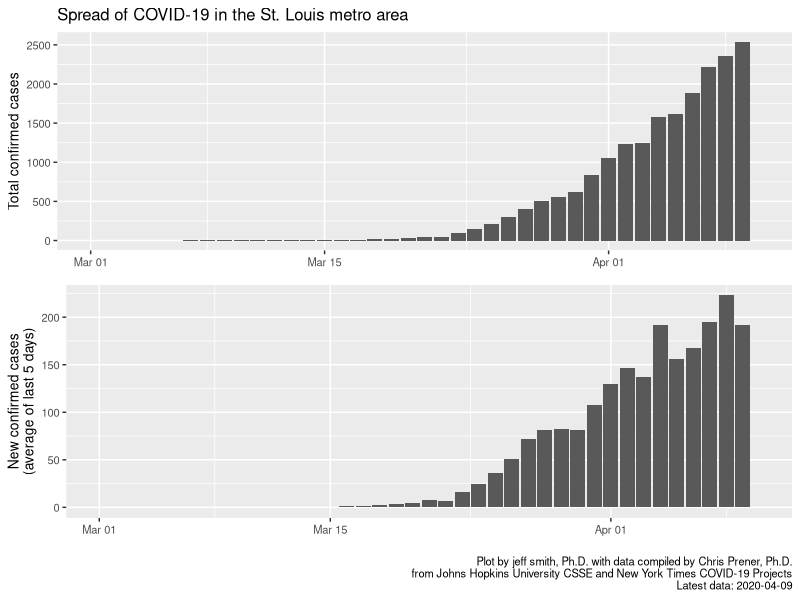
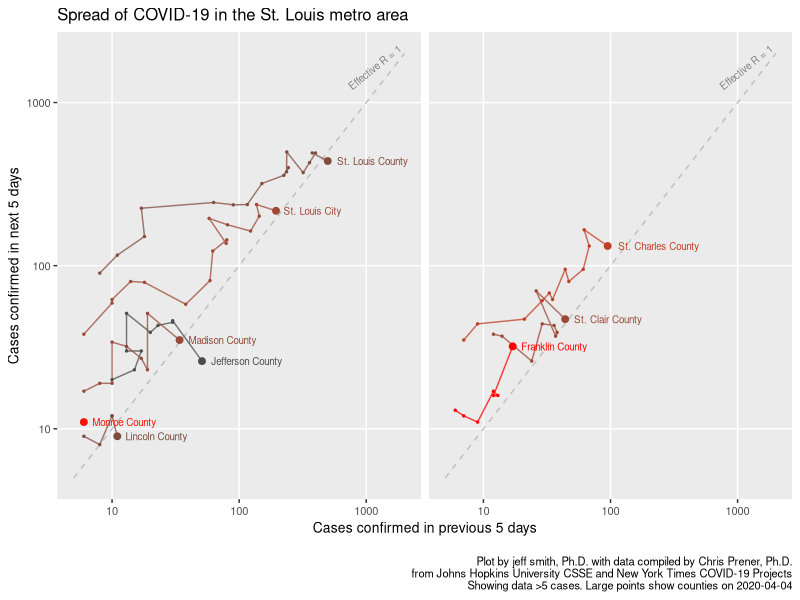

Source code (R) for these figures, in order:
# Epidemiological dynamics of COVID-19 in the St Louis metropolitan area
# jeff smith 2020

# Plot data
# - cumulative cases vs time
# - new cases (in last X days) vs time
# 
# - map current cases by zip
# - cumulative deaths
# - new deaths
# 

# Dependencies
library("readr")
library("dplyr")
library("lubridate")
library("ggplot2")
library("gtable")

#
# Load and process data
#

data_counties <- read_csv("data/county_stl.csv") %>%
	rename(cases = confirmed) %>%
	mutate(date = ymd(report_date)) %>%
	select(date, cases, county) %>%
	filter(
		(date >= "2020-03-02") & 
		county %in% c(
			"St. Louis City", "St. Louis", "St. Charles", "Jefferson", 
			"Madison", "St. Clair", "Monroe", 
			"Lincoln", "Warren", "Franklin", "Clinton", "Jersey"
		)
	) %>%
	mutate(county = ifelse(!grepl("City", county), paste(county, "County"), county))
data_metro <- data_counties %>%
	group_by(date) %>%
	summarise(cases = sum(cases, na.rm = TRUE)) %>%
	mutate(county = "St. Louis Metro")

# Calculate new cases
serial_interval = 5
data_counties <- data_counties %>%
	group_by(county) %>%
	arrange(date, .by_group = TRUE) %>%
	mutate(
		cases_new  = cases - lag(cases, n = 1), 
		cases_prev = cases - lag(cases, n = serial_interval), 
		cases_next = lead(cases, n = serial_interval) - cases
	) %>%
	mutate(R_effective = cases_next / cases_prev) %>%
	ungroup()
data_metro <- data_metro %>%
	arrange(date, .by_group = TRUE) %>%
	mutate(
		cases_new  = cases - lag(cases, n = 1), 
		cases_prev = cases - lag(cases, n = serial_interval), 
		cases_next = lead(cases, n = serial_interval) - cases
	)


# tail(data_counties)

# Latest R_effective
R_effective_last <- data_counties %>%
	filter(date == max(date) - serial_interval) %>%
	select(county, R_effective)
tmp <- R_effective_last$R_effective
names(tmp) <- R_effective_last$county
R_effective_last <- tmp
Find_R_effective_last <- function(x){ return(R_effective_last[[x]]) }
data_counties$R_effective_last <- sapply(data_counties$county, Find_R_effective_last)
rm(R_effective_last)




# 
# Plot: Total and new cases for total St Louis metro area
# 

plot_metro_total <- ggplot(data_metro) + 
	aes(x = date, y = cases) + 
	geom_col() + 
	scale_x_date(limits = c(ymd("2020-03-01"), max(data_metro$date) + 1)) + 
	labs(
		title = "Spread of COVID-19 in the St. Louis metro area", 
		y = "Total confirmed cases"
	) + 
	theme(text = element_text(size = 10), axis.title.x = element_blank())
plot_metro_new <- ggplot(subset(data_metro, !is.na(cases_prev))) + 
	aes(x = date, y = cases_prev/serial_interval) + 
	geom_col() + 
	scale_x_date(limits = c(ymd("2020-03-01"), max(data_metro$date) + 1)) + 
	labs(
		y = paste("New confirmed cases\n(average of last ", serial_interval, " days)", sep = ""), 
		caption = (paste(
			"\n Plot by jeff smith, Ph.D. ", 
			"with data compiled by Chris Prener, Ph.D.\n", 
			"from Johns Hopkins University CSSE and New York Times COVID-19 Projects\n", 
			"Latest data: ", max(data_metro$date), 
			sep = ""
		))
	) + 
	theme(text = element_text(size = 10), axis.title.x = element_blank())
pdf(file = NULL)  # start workaround
plot_metro_combined <- gtable_add_grob(
	gtable(widths = unit(rep(1, 1), "null"), heights = unit(rep(1, 13), "null")), 
	list(ggplotGrob(plot_metro_total), ggplotGrob(plot_metro_new)), 
	l = c(1, 1), r = c(1, 1), t = c(1, 7), b = c(6, 13)
)
dev.off()  # end workaround
dev.new(width = 5, height = 5)
plot(plot_metro_combined)
ggsave("results/metro.pdf", plot_metro_combined, device = "pdf", width = 5, height = 5)

dev.new(width = 5, height = 4)
# ggplot(data = subset(data_metro, cases > 0)) + 
	# aes(x = date, y = cases) + 
	# geom_point() + geom_line() + 
	# scale_y_log10(limits = c(1, 1e4), minor_breaks = 10^c(1:6)) + 
	# labs(y = "Total confirmed cases", x = "Date")



# 
# Plot: Total and new cases by county
# 

# dev.new(width = 6.5, height = 3)
# ggplot(subset(data_counties, !is.na(cases_new))) + 
	# aes(x = date, y = cases_new, fill = county) + 
	# geom_col() + 
	# scale_x_date(limits = c(ymd("2020-03-01"), max(data_metro$date) + 1)) + 
	# theme(text = element_text(size = 10), axis.title.x = element_blank())

data_for_plot <- data_counties %>%
	mutate(my_facet = county %in% c(
		# "St. Louis City", 
		# "St. Charles County", 
		# "Jefferson County"
		# "Franklin County", 
		# "Warren County" 
		"Jersey County", 
		"Madison County", 
		"St. Clair County", 
		"Monroe County", 
		"Clinton County"
	))
plot_counties_total <- ggplot(subset(data_for_plot, cases > 0)) + 
	aes(x = date, y = cases, group = county, color = county) + 
	facet_wrap(~ my_facet, ncol = 2) + 
	geom_point(size = 0.5) + geom_line(alpha = 0.75) + 
	geom_point(
		mapping = aes(group = county, fill = county), 
		data = filter(data_for_plot, date == max(data_for_plot$date)), 
		size = 1.5
	) + 
	geom_text(
		mapping = aes(label = county), 
		data = subset(data_for_plot, date == max(data_for_plot$date)), 
		hjust = 0, size = 2.5, nudge_x = 1
	) + 
	scale_x_date(limits = c(ymd("2020-03-07"), max(data_for_plot$date + 12))) + 
	scale_y_log10(limits = c(1, 1e4), minor_breaks = 10^c(1:6)) + 
	scale_color_hue(l = 50) + scale_fill_hue(l = 50) + 
	labs(
		y = "Total confirmed cases", 
		title = "Spread of COVID-10 in the St. Louis metro area"
	) + 
	theme(
		text = element_text(size = 10), axis.title.x = element_blank(), 
		strip.text = element_blank(), strip.background = element_blank(), 
		legend.position = "none"
	)
plot_counties_new <- ggplot(subset(data_for_plot, !is.na(cases_prev) & (cases_prev/serial_interval >= 1) )) + 
	aes(x = date, y = cases_prev/serial_interval, group = county, color = county) + 
	facet_wrap(~ my_facet, ncol = 2) + 
	geom_point(size = 0.5) + geom_line(alpha = 0.75) + 
	geom_point(
		mapping = aes(group = county, fill = county), 
		data = filter(data_for_plot, date == max(data_for_plot$date)), 
		size = 1.5
	) + 
	geom_text(
		mapping = aes(label = county), 
		data = filter(data_for_plot, date == max(data_for_plot$date)), 
		hjust = 0, size = 2.5, nudge_x = 1
	) + 
	scale_x_date(limits = c(ymd("2020-03-07"), max(data_for_plot$date + 12))) + 
	scale_y_log10(limits = c(1, 1e3), minor_breaks = 10^c(1:6)) + 
	scale_color_hue(l = 50) + 
	labs(
		y = paste("New confirmed cases\n(average of last ", serial_interval, " days)", sep = ""), 
		caption = (paste(
			"\n Plot by jeff smith, Ph.D. ", 
			"with data compiled by Chris Prener, Ph.D.\n", 
			"from Johns Hopkins University CSSE and New York Times COVID-19 Projects\n", 
			"Latest data: ", max(data_for_plot$date), 
			sep = ""
		))
	) + 
	theme(
		text = element_text(size = 10), axis.title.x = element_blank(), 
		strip.text = element_blank(), strip.background = element_blank(), 
		legend.position = "none"
	)
pdf(file = NULL)  # start workaround
plot_counties_combined <- gtable_add_grob(
	gtable(widths = unit(rep(1, 1), "null"), heights = unit(rep(1, 13), "null")), 
	list(ggplotGrob(plot_counties_total), ggplotGrob(plot_counties_new)), 
	l = c(1, 1), r = c(1, 1), t = c(1, 7), b = c(6, 13)
)
dev.off()  # end workaround
# dev.new(width = 6.5, height = 6)
# plot(plot_counties_combined)
ggsave("results/counties.pdf", plot_counties_combined, device = "pdf", width = 6.5, height = 6)


# 
# Plot: New cases vs previous cases (log-log)
# 

# Clean dataset for log-scale plotting
# data_counties_log <- data_counties %>% 
	# filter(
		# !is.na(cases_next) & !is.na(cases_prev) & 
		# (cases_next > case_cutoff) & (cases_prev > case_cutoff)
	# ) %>% 
	# mutate(county = factor(county))

case_cutoff <- 5
data_for_plot <- data_counties %>%
	filter(
		!is.na(cases_next) & !is.na(cases_prev) & 
		(cases_next > case_cutoff) & (cases_prev > case_cutoff)
	) %>% 
	mutate(my_facet = county %in% c(
		"St. Charles County", 
		"St. Clair County", 
		"Franklin County" 
		# "Jefferson County" 
	))
my_limits <- c(5, 2e3)
my_minor_breaks <- 10^c(1:6)
plot_stepwise <- ggplot(data = data_for_plot) + 
	aes(x = cases_prev, y = cases_next, color = R_effective_last) + 
	facet_wrap(~ my_facet, ncol = 2) + 
	geom_line(
		data = tibble(cases_prev = my_limits, cases_next = my_limits), 
		color = grey(0.75), linetype = "dashed"
	) + 
	# geom_line(
		# data = tibble(cases_prev = c(5, 1e3), cases_next = c(10, 2e3)), 
		# color = grey(0.75), linetype = "dotted"
	# ) + 
	annotate(
		"text", label = "Effective R = 1", 
		size = 2.5, color = grey(0.5), angle = 39,
		x = my_limits[2], y = my_limits[2], hjust = 1, vjust = -0.5
	) + 
	geom_path(aes(group = county), alpha = 0.75) + 
	geom_point(aes(group = county), size = 0.5) + 
	geom_point(
		mapping = aes(group = county, fill = R_effective_last), 
		data = filter(data_for_plot, date == max(data_for_plot$date)), 
		size = 2
	) + 
	geom_text(
		mapping = aes(label = county), 
		data = filter(data_for_plot, date == max(data_for_plot$date)), 
		hjust = -0.13, size = 2.5
	) + 
	scale_x_log10(limits = my_limits, minor_breaks = my_minor_breaks) + 
	scale_y_log10(limits = my_limits, minor_breaks = my_minor_breaks) + 
	scale_color_gradient(low = grey(0.3), high = "red") + 
	scale_fill_gradient(low = grey(0.3), high = "red") + 
	labs(
		title = "Spread of COVID-19 in the St. Louis metro area", 
		x = paste("Cases confirmed in previous", serial_interval, "days"), 
		y = paste("Cases confirmed in next", serial_interval, "days"), 
		caption = (paste(
			"\n",
			"Plot by jeff smith, Ph.D. ", 
			"with data compiled by Chris Prener, Ph.D.\n", 
			"from Johns Hopkins University CSSE and New York Times COVID-19 Projects\n", 
			"Showing data >", case_cutoff, " cases. ", 
			"Large points show counties on ", max(data_counties$date) - serial_interval, 
			sep = ""
		))
	) + 
	theme(
		strip.text = element_blank(), strip.background = element_blank(), 
		legend.position = "none", text = element_text(size = 10)
	)
# dev.new(width = 6.5, height = 3.5)
# plot(plot_stepwise)
ggsave("results/stepwise.pdf", plot_stepwise, device = "pdf", width = 6.5, height = 3.5)

# Clean up
rm(serial_interval, my_limits, my_minor_breaks, data_for_plot)
